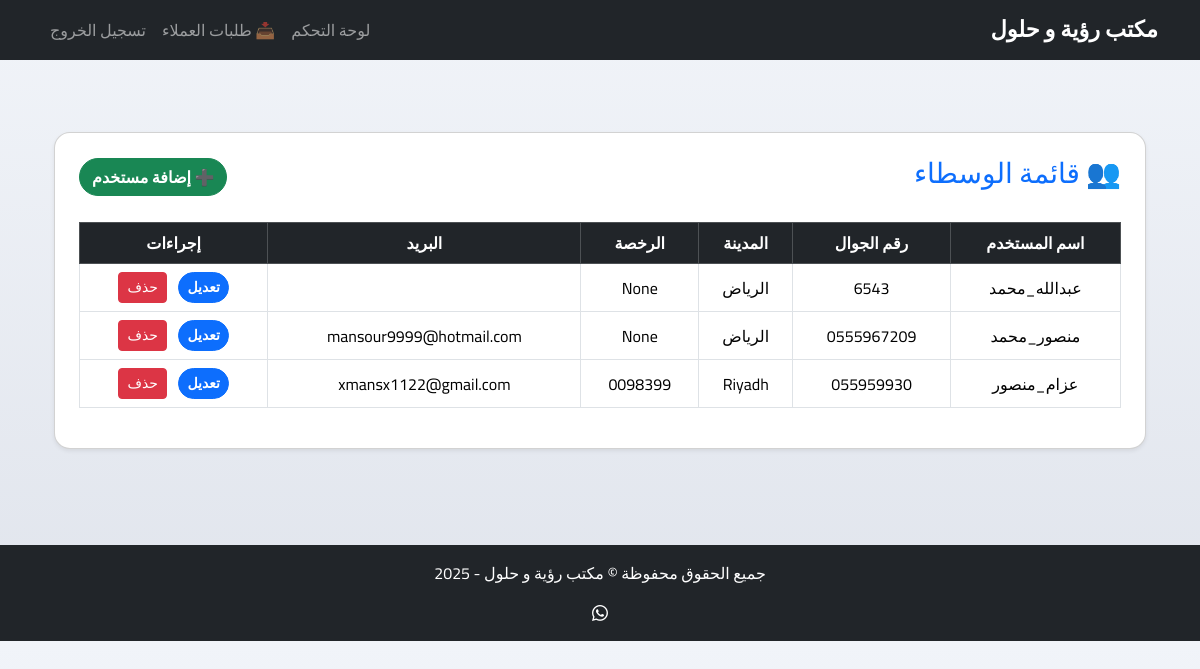
The app's page /admin-panel/agents/ (signed in) with its own data.
### core/models.py (models this page shows, shortened)
class SiteSettings(models.Model):
    site_name = models.CharField(max_length=100, default='مكتب خطوة وسيط')
    twitter_url = models.URLField(blank=True, null=True)
    snapchat_url = models.URLField(blank=True, null=True)
    whatsapp_number = models.CharField(max_length=20, blank=True, null=True)
    class Meta:
        verbose_name = "إعدادات الموقع"
        verbose_name_plural = "إعدادات الموقع"

class CustomUser(AbstractUser):
    USER_TYPE_CHOICES = (
        ('agent', 'وسيط'),
        ('admin', 'أدمن'),
    )
    user_type = models.CharField(max_length=10, choices=USER_TYPE_CHOICES, default='agent')
    phone = models.CharField(max_length=20)
    city = models.CharField(max_length=100)
    district = models.CharField(max_length=100)
    license_number = models.CharField(max_length=50, blank=True, null=True)

### core/views.py (the view)
# urls.py: path('admin-panel/agents/', views.agents_list_view, name='admin_agents'),
@login_required
@user_passes_test(lambda u: u.user_type == 'admin')
def agents_list_view(request):
    agents = CustomUser.objects.filter(user_type='agent')
    return render(request, 'core/admin_agents_list.html', {'agents': agents})

### core/context_processors.py (called while the page is built)
def site_settings(request):
    try:
        return {'site_settings': SiteSettings.objects.first()}
    except:
        return {'site_settings': None}

### core/templates/core/admin_agents_list.html (shortened to what this page needs)
{% extends 'core/base.html' %}
{% block content %}
<div class="container py-5">
    <div class="card shadow-sm p-4 rounded-4">
        <div class="d-flex justify-content-between align-items-center mb-4">
            <h3 class="text-primary">👥 قائمة الوسطاء</h3>
            <a href="{% url 'admin_add_agent' %}" class="btn btn-success">
                ➕ إضافة مستخدم
            </a>
        </div>
        {% if agents %}
        <div class="table-responsive">
            <table class="table table-bordered align-middle text-center">
                <thead class="table-dark">
                    <tr>
                        <th>اسم المستخدم</th>
                        <th>رقم الجوال</th>
                        <th>المدينة</th>
                        <th>الرخصة</th>
                        <th>البريد</th>
                        <th>إجراءات</th>
                    </tr>
                </thead>
                <tbody>
                    {% for agent in agents %}
                    <tr>
                        <td>{{ agent.username }}</td>
                        <td>{{ agent.phone }}</td>
                        <td>{{ agent.city }}</td>
                        <td>{{ agent.license_number }}</td>
                        <td>{{ agent.email }}</td>
                        <td>
                            <a href="{% url 'admin_edit_agent' agent.id %}" class="btn btn-sm btn-primary me-2">
                                تعديل
                            </a>
                            <a href="{% url 'admin_delete_agent' agent.id %}" class="btn btn-sm btn-danger"
                               onclick="return confirm('هل أنت متأكد من حذف هذا الوسيط؟')">
                                حذف
                            </a>
                        </td>
                    </tr>
                    {% endfor %}
                </tbody>
            </table>
        </div>
        {% else %}
        <p class="text-muted text-center mb-0">لا يوجد وسطاء بعد.</p>
        {% endif %}
    </div>
</div>
{% endblock %}

### core/templates/core/base.html (shortened to what this page needs)
{% load static %}
<!DOCTYPE html>
<html lang="ar" dir="rtl">
<head>
    <link href="https://cdn.jsdelivr.net/npm/bootstrap@5.3.3/dist/css/bootstrap.rtl.min.css" rel="stylesheet">
    <link href="https://cdn.jsdelivr.net/npm/bootstrap-icons@1.10.5/font/bootstrap-icons.css" rel="stylesheet">
    <link rel="stylesheet" href="{% static 'css/dashboard.css' %}">
</head>
<body class="{% block body_class %}{% endblock %}">
<nav class="navbar navbar-expand-lg navbar-dark bg-dark mb-4">
    <div class="container">
        <a class="navbar-brand" href="/">{{ site_settings.site_name|default:"مكتب خطوة وسيط" }}</a>
        <div class="collapse navbar-collapse justify-content-end" id="navbarNav">
            <ul class="navbar-nav">
                {% if user.is_authenticated %}
                    <li class="nav-item">
                        <a class="nav-link" href="{% url 'dashboard' %}">لوحة التحكم</a>
                    </li>
                    <li class="nav-item">
                        <a class="nav-link" href="{% url 'customer_requests' %}">📥 طلبات العملاء</a>
                    </li>
                    <li class="nav-item">
                        <a class="nav-link" href="{% url 'logout' %}">تسجيل الخروج</a>
                    </li>
                {% else %}
                    <li class="nav-item">
                        <a class="nav-link" href="{% url 'login' %}">تسجيل الدخول</a>
                    </li>
                {% endif %}
            </ul>
        </div>
    </div>
</nav>
<div class="container mb-5">
    {% block content %}{% endblock %}
</div>
<footer class="bg-dark text-white text-center py-3 mt-auto">
    <div class="container">
        <p>جميع الحقوق محفوظة &copy; {{ site_settings.site_name|default:"مكتب خطوة وسيط" }} - 2025</p>
        <div>
            {% if site_settings.whatsapp_number %}
                <a href="https://wa.me/{{ site_settings.whatsapp_number }}" class="text-white"><i class="bi bi-whatsapp"></i></a>
            {% endif %}
        </div>
    </div>
</footer>
</body>
</html>

### static/css/dashboard.css (style rules this page uses)
body { background: linear-gradient(to bottom, #f1f4f9, #e0e4ec); font-family: 'Cairo', sans-serif; color: #333; }
.card { transition: transform 0.3s ease, box-shadow 0.3s ease; border-radius: 15px; }

### core/templates/core/base.html (style rules this page uses)
body { font-family: 'Cairo', sans-serif; background: linear-gradient(to bottom, #f1f4f9, #e0e4ec); color: #333; }
.navbar-brand { font-weight: bold; font-size: 1.4rem; color: #ffffff !important; }
.card { transition: transform 0.3s ease, box-shadow 0.3s ease; }
.btn-primary, .btn-success, .btn-outline-primary, .btn-outline-info { font-weight: bold; border-radius: 30px; }

### records on screen
SiteSettings: site_name "مكتب رؤية و حلول"
CustomUser: username "عبدالله_محمد", phone "6543", city "الرياض", license_number "None"
CustomUser: username "منصور_محمد", phone "0555967209", city "الرياض", license_number "None", email "mansour9999@hotmail.com"
CustomUser: username "عزام_منصور", phone "055959930", city "Riyadh", license_number "0098399", email "xmansx1122@gmail.com"
